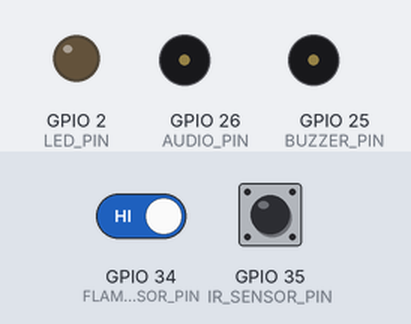
Bench run of a sketch on a simulated ESP32. Parts: output pins drawn as LEDs (lit = HIGH), buzzer (waves = sounding, pin HIGH). Dashed ring = blinking. Inputs (shaded band) come from the test bench; at power-on: GPIO 34 (FLAME_SENSOR_PIN) HIGH, GPIO 35 (IR_SENSOR_PIN) HIGH. What the sketch prints to the serial monitor is not drawn.

Above: at 3.2 s.
3.3 s: GPIO 34 (FLAME_SENSOR_PIN) driven LOW
5.0 s: GPIO 35 (IR_SENSOR_PIN) driven LOW
At 5.6 s:
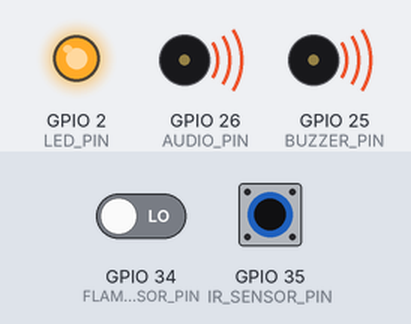
6.5 s: GPIO 35 (IR_SENSOR_PIN) driven HIGH
At 6.8 s:
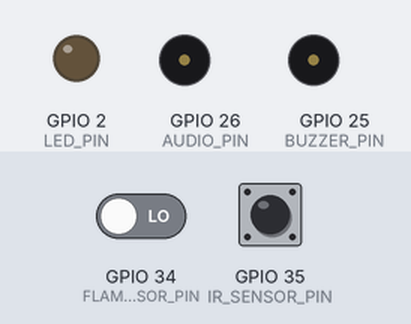
8.0 s: GPIO 35 (IR_SENSOR_PIN) pulsed LOW 2 times (0.12 s each, 0.3 s apart)
At 8.42 s:
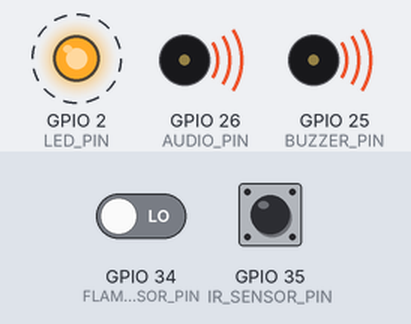
11.6 s: GPIO 34 (FLAME_SENSOR_PIN) driven HIGH
14.6 s: GPIO 34 (FLAME_SENSOR_PIN) driven LOW and GPIO 35 (IR_SENSOR_PIN) driven LOW
At 15.1 s:
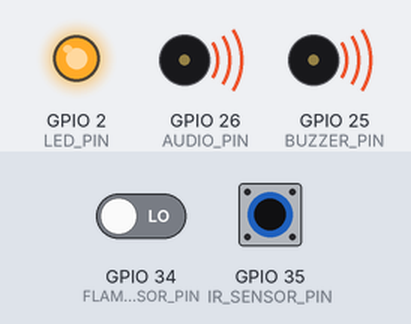
Timing chart, 0 to 17.1 s (numbered marks = the images above; inputs shaded):
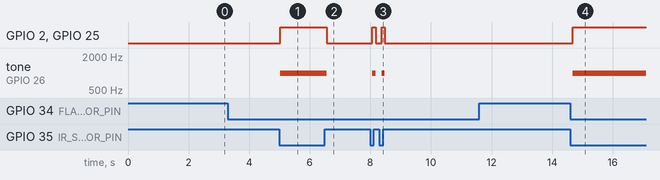

The sketch:

Fire_ESP.ino
```cpp
/*
 * ============================================================
 *          ACOUSTIC FIRE SUPPRESSION SYSTEM
 * ============================================================
 *
 * Controller : ESP32
 *
 * Sensors:
 *   - Flame Sensor
 *   - IR Sensor
 *
 * Outputs:
 *   - Buzzer
 *   - Status LED
 *   - Amplifier -> Subwoofer
 *
 * Working:
 *   The flame and IR sensors continuously monitor the area.
 *   When both sensors indicate a fire condition, the ESP32:
 *
 *      1. Activates the warning LED
 *      2. Activates the buzzer
 *      3. Generates an acoustic signal
 *         through the amplifier and subwoofer
 *
 * IMPORTANT:
 *   The ESP32 GPIO must NOT be connected directly to a
 *   subwoofer. Use a suitable amplifier/driver circuit.
 *
 *   This is an experimental prototype. Actual acoustic fire
 *   suppression depends on acoustic power, frequency,
 *   distance, flame characteristics and system design.
 * ============================================================
 */


// ============================================================
// PIN DEFINITIONS
// ============================================================

// Flame sensor digital output
#define FLAME_SENSOR_PIN 34

// IR sensor digital output
#define IR_SENSOR_PIN 35

// Buzzer
#define BUZZER_PIN 25

// Status LED
#define LED_PIN 2

// Audio signal output
// Connect this to the input of an amplifier,
// NOT directly to the subwoofer.
#define AUDIO_PIN 26


// ============================================================
// AUDIO / PWM SETTINGS
// ============================================================

// ESP32 LEDC channel
#define AUDIO_CHANNEL 0

// Experimental acoustic frequency
#define FIRE_FREQUENCY 1000

// PWM resolution
#define PWM_RESOLUTION 8


// ============================================================
// SENSOR SETTINGS
// ============================================================

// Most common flame/IR modules give LOW when detection occurs.
// If your sensor works opposite, change LOW to HIGH.

#define FLAME_DETECTED LOW
#define IR_DETECTED LOW


// ============================================================
// SYSTEM SETTINGS
// ============================================================

#define SENSOR_DELAY 100


// ============================================================
// VARIABLES
// ============================================================

bool flameDetected = false;
bool irDetected = false;
bool fireDetected = false;


// ============================================================
// SETUP
// ============================================================

void setup()
{
  // Start Serial Monitor
  Serial.begin(115200);

  // ----------------------------------------------------------
  // SENSOR PINS
  // ----------------------------------------------------------

  pinMode(FLAME_SENSOR_PIN, INPUT);
  pinMode(IR_SENSOR_PIN, INPUT);


  // ----------------------------------------------------------
  // OUTPUT PINS
  // ----------------------------------------------------------

  pinMode(BUZZER_PIN, OUTPUT);
  pinMode(LED_PIN, OUTPUT);


  // Initially turn OFF outputs
  digitalWrite(BUZZER_PIN, LOW);
  digitalWrite(LED_PIN, LOW);


  // ----------------------------------------------------------
  // CONFIGURE ESP32 AUDIO PWM
  // ----------------------------------------------------------

  ledcSetup(
    AUDIO_CHANNEL,
    FIRE_FREQUENCY,
    PWM_RESOLUTION
  );

  ledcAttachPin(
    AUDIO_PIN,
    AUDIO_CHANNEL
  );


  // Make sure audio is OFF initially
  ledcWriteTone(
    AUDIO_CHANNEL,
    0
  );


  // ----------------------------------------------------------
  // STARTUP MESSAGE
  // ----------------------------------------------------------

  Serial.println();
  Serial.println("======================================");
  Serial.println("   ACOUSTIC FIRE SUPPRESSION SYSTEM");
  Serial.println("======================================");

  Serial.println("Controller : ESP32");
  Serial.println("Flame Sensor : Connected");
  Serial.println("IR Sensor    : Connected");
  Serial.println("Audio Output : Connected");

  Serial.println("--------------------------------------");
  Serial.println("System Initializing...");

  delay(2000);

  Serial.println("System Ready");
  Serial.println("Monitoring for fire...");
  Serial.println("--------------------------------------");
}


// ============================================================
// MAIN LOOP
// ============================================================

void loop()
{
  // ----------------------------------------------------------
  // READ FLAME SENSOR
  // ----------------------------------------------------------

  int flameSensorValue =
    digitalRead(FLAME_SENSOR_PIN);


  // ----------------------------------------------------------
  // READ IR SENSOR
  // ----------------------------------------------------------

  int irSensorValue =
    digitalRead(IR_SENSOR_PIN);


  // ----------------------------------------------------------
  // DETERMINE SENSOR STATUS
  // ----------------------------------------------------------

  flameDetected =
    (flameSensorValue == FLAME_DETECTED);

  irDetected =
    (irSensorValue == IR_DETECTED);


  // ----------------------------------------------------------
  // FIRE CONFIRMATION
  // ----------------------------------------------------------

  /*
   * Fire is confirmed only when both sensors
   * detect the condition.
   *
   * This helps reduce false triggering from
   * a single sensor.
   */

  if (flameDetected && irDetected)
  {
    fireDetected = true;
  }
  else
  {
    fireDetected = false;
  }


  // ----------------------------------------------------------
  // DISPLAY SENSOR STATUS
  // ----------------------------------------------------------

  Serial.print("Flame: ");

  if (flameDetected)
  {
    Serial.print("DETECTED");
  }
  else
  {
    Serial.print("NORMAL");
  }


  Serial.print(" | IR: ");

  if (irDetected)
  {
    Serial.print("DETECTED");
  }
  else
  {
    Serial.print("NORMAL");
  }


  // ----------------------------------------------------------
  // FIRE DETECTED
  // ----------------------------------------------------------

  if (fireDetected)
  {
    fireSuppressionMode();
  }


  // ----------------------------------------------------------
  // NO FIRE
  // ----------------------------------------------------------

  else
  {
    normalMonitoringMode();
  }


  delay(SENSOR_DELAY);
}


// ============================================================
// FIRE SUPPRESSION MODE
// ============================================================

void fireSuppressionMode()
{
  Serial.println(" | FIRE DETECTED!");
  Serial.println("Activating acoustic suppression system...");


  // ----------------------------------------------------------
  // WARNING LED
  // ----------------------------------------------------------

  digitalWrite(
    LED_PIN,
    HIGH
  );


  // ----------------------------------------------------------
  // BUZZER
  // ----------------------------------------------------------

  digitalWrite(
    BUZZER_PIN,
    HIGH
  );


  // ----------------------------------------------------------
  // ACOUSTIC OUTPUT
  // ----------------------------------------------------------

  /*
   * Generate the experimental acoustic signal.
   *
   * AUDIO_PIN -> Amplifier -> Subwoofer
   */

  ledcWriteTone(
    AUDIO_CHANNEL,
    FIRE_FREQUENCY
  );
}


// ============================================================
// NORMAL MONITORING MODE
// ============================================================

void normalMonitoringMode()
{
  // ----------------------------------------------------------
  // LED OFF
  // ----------------------------------------------------------

  digitalWrite(
    LED_PIN,
    LOW
  );


  // ----------------------------------------------------------
  // BUZZER OFF
  // ----------------------------------------------------------

  digitalWrite(
    BUZZER_PIN,
    LOW
  );


  // ----------------------------------------------------------
  // AUDIO OFF
  // ----------------------------------------------------------

  ledcWriteTone(
    AUDIO_CHANNEL,
    0
  );
}
```

Measured:
- after the input at 3.3 s, every drawn part: stays the same
- after the input at 5.0 s, GPIO 2 (LED_PIN), GPIO 25 (BUZZER_PIN): LOW → HIGH at once; tone on GPIO 26 (AUDIO_PIN): silent → 1000 Hz at once
- after the input at 6.5 s, GPIO 2 (LED_PIN), GPIO 25 (BUZZER_PIN): HIGH → LOW after 0.07 s; tone on GPIO 26 (AUDIO_PIN): 1000 Hz → silent after 0.07 s
- after the input at 8.0 s, GPIO 2 (LED_PIN), GPIO 25 (BUZZER_PIN): alternates HIGH for 0.10 s and LOW for 0.20 s, 4 changes in all, then stays LOW, starting after 0.07 s; tone on GPIO 26 (AUDIO_PIN): alternates 1000 Hz for 0.10 s and silent for 0.20 s, 4 changes in all, then stays silent, starting after 0.07 s
- after the input at 11.6 s, every drawn part: stays the same
- after the input at 14.6 s, GPIO 2 (LED_PIN), GPIO 25 (BUZZER_PIN): LOW → HIGH after 0.09 s; tone on GPIO 26 (AUDIO_PIN): silent → 1000 Hz after 0.09 s
